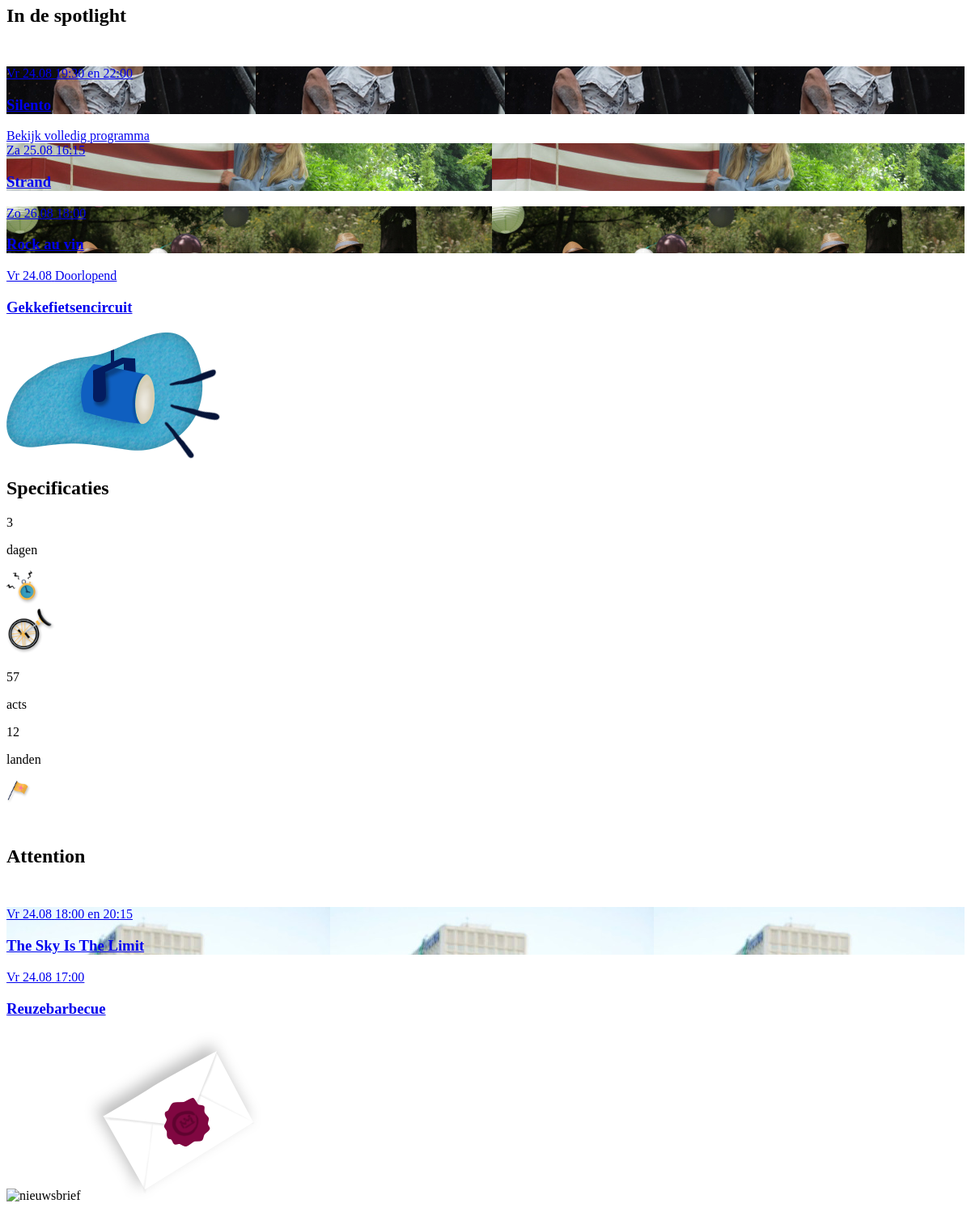
Before: / (middle part) with the older database file.
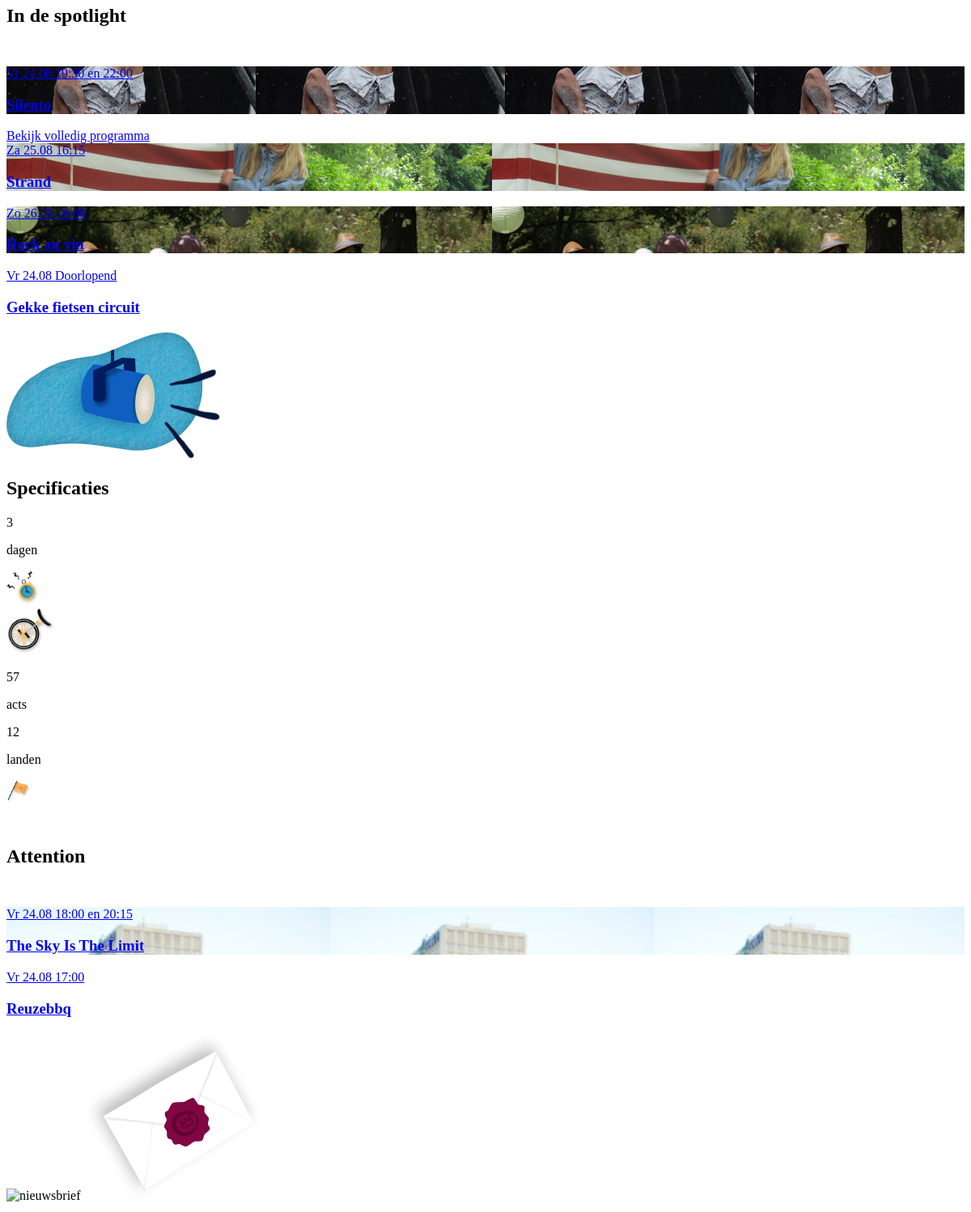
After: the same page with the newer database file.
### tables this page shows
CREATE TABLE `isb_acts` (
  `id` int(11) NOT NULL,
  `artiest` varchar(255) NOT NULL,
  `titel` varchar(255) NOT NULL,
  `bio` text NOT NULL,
  `img` varchar(255) NOT NULL,
  `locatie` varchar(255) NOT NULL,
  `locatie_img` varchar(255) NOT NULL,
  `soort` varchar(255) NOT NULL,
  `datum` varchar(255) NOT NULL,
  `uur` varchar(255) NOT NULL
);

### src/controller/Controller.php (called while the page is built, shortened)
<?php
class Controller {
  public $route;
  public function filter() {
    call_user_func(array($this, $this->route['action']));
  }
  public function render() {
    $this->createViewVarWithContent();
  }
  private function createViewVarWithContent() {
    require __DIR__ . '/../view/' . strtolower($this->route['controller']) . '/' . $this->route['action'] . '.php';
  }
  private function renderInLayout() {
    include __DIR__ . '/../view/layout.php';
  }
}

### src/index.php (called while the page is built, shortened)
<?php
$routes = array(
  'home' => array(
    'controller' => 'Pages',
    'action' => 'index'
  ),
  'programma' => array(
    'controller' => 'Pages',
    'action' => 'programma'
  ),
  'act-detail' => array(
    'controller' => 'Acts',
    'action' => 'detail'
  )
);
$route = $routes[$_GET['page']];
$controllerObj = new $controllerName();
$controllerObj->route = $route;
$controllerObj->filter();
$controllerObj->render();

### src/controller/PagesController.php (called while the page is built, shortened)
<?php
require_once __DIR__ . '/Controller.php';
require_once __DIR__ . '/../dao/ActDAO.php';
class PagesController extends Controller {
  public function index() {
    $actDAO = new ActDAO();
    $acts = $actDAO->selectAll();
  }
}

### src/dao/ActDAO.php (called while the page is built, shortened)
<?php
class ActDAO extends DAO {
  public function selectAll(){
    $sql = "SELECT * FROM `isb_acts`";
    $stmt = $this->pdo->prepare($sql);
    $stmt->execute();
    return $stmt->fetchAll(PDO::FETCH_ASSOC);
  }
}

### src/view/pages/index.php (the view, shortened to what the changed rows need)
<main>
  <section class="spotlight">
    <div class="row subtitel stitel">
      <h2>In de spotlight</h2>
    </div>
    <a class="spot-link4" href="index.php?page=act-detail&amp;id=<?php echo $acts[18]['id'];?>">
      <div class="template spotlight4" style="background-image: url(<?php echo $acts[18]['img']; ?>)">
        <span class="grid-dag"><?php echo $acts[18]['datum']; ?></span>
        <span class="grid-uur"
          ><?php echo $acts[18]['uur']; ?></span
        >
        <h3 class="grid-titel"><?php echo $acts[18]['titel']; ?></h3>
      </div>
    </a>
  </section>
  <section class="specs">
    <h2 class="hidden">Specificaties</h2>
  </section>
  <section class="news">
    <div class="row subtitel news-titel">
      <h2>Attention</h2>
    </div>
    <a class="nl2" href="index.php?page=act-detail&amp;id=<?php echo $acts[52]['id'];?>">
      <div class="template news2" style="background-image: url(<?php echo $acts[52]['img']; ?>)">
        <span class="grid-dag"><?php echo $acts[52]['datum']; ?></span>
        <span class="grid-uur"
          ><?php echo $acts[52]['uur']; ?></span
        >
        <h3 class="grid-titel"><?php echo $acts[52]['titel']; ?></h3>
      </div>
    </a>
  </section>
</main>

Changed rows visible on the page:
changed isb_acts "Doorlopend": titel "Gekkefietsencircuit" → "Gekke fietsen circuit"
changed isb_acts: titel "Reuzebarbecue" → "Reuzebbq"
